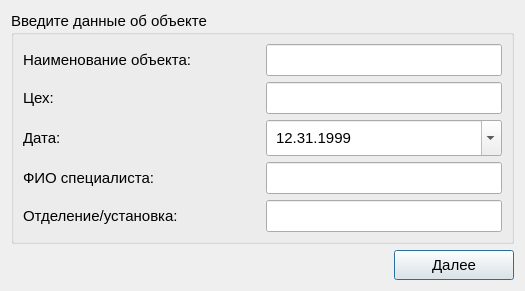
<?xml version="1.0" encoding="UTF-8"?>
<ui version="4.0">
 <class>ObjectWindow</class>
 <widget class="QDialog" name="ObjectWindow">
  <property name="geometry">
   <rect>
    <x>0</x>
    <y>0</y>
    <width>525</width>
    <height>276</height>
   </rect>
  </property>
  <property name="sizePolicy">
   <sizepolicy hsizetype="Maximum" vsizetype="Preferred">
    <horstretch>0</horstretch>
    <verstretch>0</verstretch>
   </sizepolicy>
  </property>
  <property name="font">
   <font>
    <pointsize>14</pointsize>
   </font>
  </property>
  <property name="windowTitle">
   <string>Информация об объекте</string>
  </property>
  <layout class="QVBoxLayout" name="verticalLayout_2">
   <item>
    <widget class="QGroupBox" name="groupBox">
     <property name="font">
      <font>
       <family>Segoe UI</family>
       <pointsize>11</pointsize>
      </font>
     </property>
     <property name="title">
      <string>Введите данные об объекте</string>
     </property>
     <layout class="QVBoxLayout" name="verticalLayout">
      <item>
       <layout class="QHBoxLayout" name="horizontalLayout_object">
        <item>
         <widget class="QLabel" name="label_object">
          <property name="sizePolicy">
           <sizepolicy hsizetype="Expanding" vsizetype="Preferred">
            <horstretch>0</horstretch>
            <verstretch>0</verstretch>
           </sizepolicy>
          </property>
          <property name="font">
           <font>
            <family>Segoe UI</family>
            <pointsize>11</pointsize>
            <bold>false</bold>
           </font>
          </property>
          <property name="text">
           <string>Наименование объекта:</string>
          </property>
         </widget>
        </item>
        <item>
         <widget class="QLineEdit" name="lineEdit_object">
          <property name="font">
           <font>
            <family>Segoe UI</family>
            <pointsize>11</pointsize>
            <bold>false</bold>
           </font>
          </property>
          <property name="styleSheet">
           <string notr="true">padding: 5px 5px;</string>
          </property>
         </widget>
        </item>
       </layout>
      </item>
      <item>
       <layout class="QHBoxLayout" name="horizontalLayout_manufactory">
        <item>
         <widget class="QLabel" name="label_manufactory">
          <property name="sizePolicy">
           <sizepolicy hsizetype="Expanding" vsizetype="Preferred">
            <horstretch>0</horstretch>
            <verstretch>0</verstretch>
           </sizepolicy>
          </property>
          <property name="font">
           <font>
            <family>Segoe UI</family>
            <pointsize>11</pointsize>
            <bold>false</bold>
           </font>
          </property>
          <property name="text">
           <string>Цех:</string>
          </property>
         </widget>
        </item>
        <item>
         <widget class="QLineEdit" name="lineEdit_manufactory">
          <property name="font">
           <font>
            <family>Segoe UI</family>
            <pointsize>11</pointsize>
            <bold>false</bold>
           </font>
          </property>
          <property name="styleSheet">
           <string notr="true">padding: 5px 5px;</string>
          </property>
         </widget>
        </item>
       </layout>
      </item>
      <item>
       <layout class="QHBoxLayout" name="horizontalLayout_date">
        <item>
         <widget class="QLabel" name="label_date">
          <property name="sizePolicy">
           <sizepolicy hsizetype="Expanding" vsizetype="Preferred">
            <horstretch>0</horstretch>
            <verstretch>0</verstretch>
           </sizepolicy>
          </property>
          <property name="font">
           <font>
            <family>Segoe UI</family>
            <pointsize>11</pointsize>
            <bold>false</bold>
           </font>
          </property>
          <property name="text">
           <string>Дата:</string>
          </property>
         </widget>
        </item>
        <item>
         <widget class="QDateEdit" name="dateEdit">
          <property name="sizePolicy">
           <sizepolicy hsizetype="Expanding" vsizetype="Fixed">
            <horstretch>0</horstretch>
            <verstretch>0</verstretch>
           </sizepolicy>
          </property>
          <property name="font">
           <font>
            <family>Segoe UI</family>
            <pointsize>11</pointsize>
            <bold>false</bold>
           </font>
          </property>
          <property name="styleSheet">
           <string notr="true">padding: 5px 5px;</string>
          </property>
          <property name="dateTime">
           <datetime>
            <hour>0</hour>
            <minute>0</minute>
            <second>0</second>
            <year>1999</year>
            <month>12</month>
            <day>31</day>
           </datetime>
          </property>
          <property name="displayFormat">
           <string>MM.dd.yyyy</string>
          </property>
          <property name="calendarPopup">
           <bool>true</bool>
          </property>
         </widget>
        </item>
       </layout>
      </item>
      <item>
       <layout class="QHBoxLayout" name="horizontalLayout_FIO">
        <item>
         <widget class="QLabel" name="label_FIO">
          <property name="sizePolicy">
           <sizepolicy hsizetype="Expanding" vsizetype="Preferred">
            <horstretch>0</horstretch>
            <verstretch>0</verstretch>
           </sizepolicy>
          </property>
          <property name="font">
           <font>
            <family>Segoe UI</family>
            <pointsize>11</pointsize>
            <bold>false</bold>
           </font>
          </property>
          <property name="text">
           <string>ФИО специалиста:</string>
          </property>
         </widget>
        </item>
        <item>
         <widget class="QLineEdit" name="lineEdit_FIO">
          <property name="font">
           <font>
            <family>Segoe UI</family>
            <pointsize>11</pointsize>
            <bold>false</bold>
           </font>
          </property>
          <property name="styleSheet">
           <string notr="true">padding: 5px 5px;</string>
          </property>
         </widget>
        </item>
       </layout>
      </item>
      <item>
       <layout class="QHBoxLayout" name="horizontalLayout_department">
        <item>
         <widget class="QLabel" name="label_department">
          <property name="sizePolicy">
           <sizepolicy hsizetype="Expanding" vsizetype="Preferred">
            <horstretch>0</horstretch>
            <verstretch>0</verstretch>
           </sizepolicy>
          </property>
          <property name="font">
           <font>
            <family>Segoe UI</family>
            <pointsize>11</pointsize>
            <bold>false</bold>
           </font>
          </property>
          <property name="text">
           <string>Отделение/установка:</string>
          </property>
         </widget>
        </item>
        <item>
         <widget class="QLineEdit" name="lineEdit_department">
          <property name="font">
           <font>
            <family>Segoe UI</family>
            <pointsize>11</pointsize>
            <bold>false</bold>
           </font>
          </property>
          <property name="styleSheet">
           <string notr="true">padding: 5px 5px;</string>
          </property>
         </widget>
        </item>
       </layout>
      </item>
     </layout>
    </widget>
   </item>
   <item>
    <layout class="QHBoxLayout" name="horizontalLayout_2">
     <item>
      <spacer name="horizontalSpacer_2">
       <property name="orientation">
        <enum>Qt::Orientation::Horizontal</enum>
       </property>
       <property name="sizeHint" stdset="0">
        <size>
         <width>40</width>
         <height>20</height>
        </size>
       </property>
      </spacer>
     </item>
     <item>
      <widget class="QPushButton" name="pushButton">
       <property name="enabled">
        <bool>true</bool>
       </property>
       <property name="minimumSize">
        <size>
         <width>120</width>
         <height>0</height>
        </size>
       </property>
       <property name="font">
        <font>
         <family>Segoe UI</family>
         <pointsize>11</pointsize>
        </font>
       </property>
       <property name="styleSheet">
        <string notr="true">padding: 5px 5px;</string>
       </property>
       <property name="text">
        <string>Далее</string>
       </property>
      </widget>
     </item>
    </layout>
   </item>
  </layout>
 </widget>
 <resources/>
 <connections/>
</ui>
